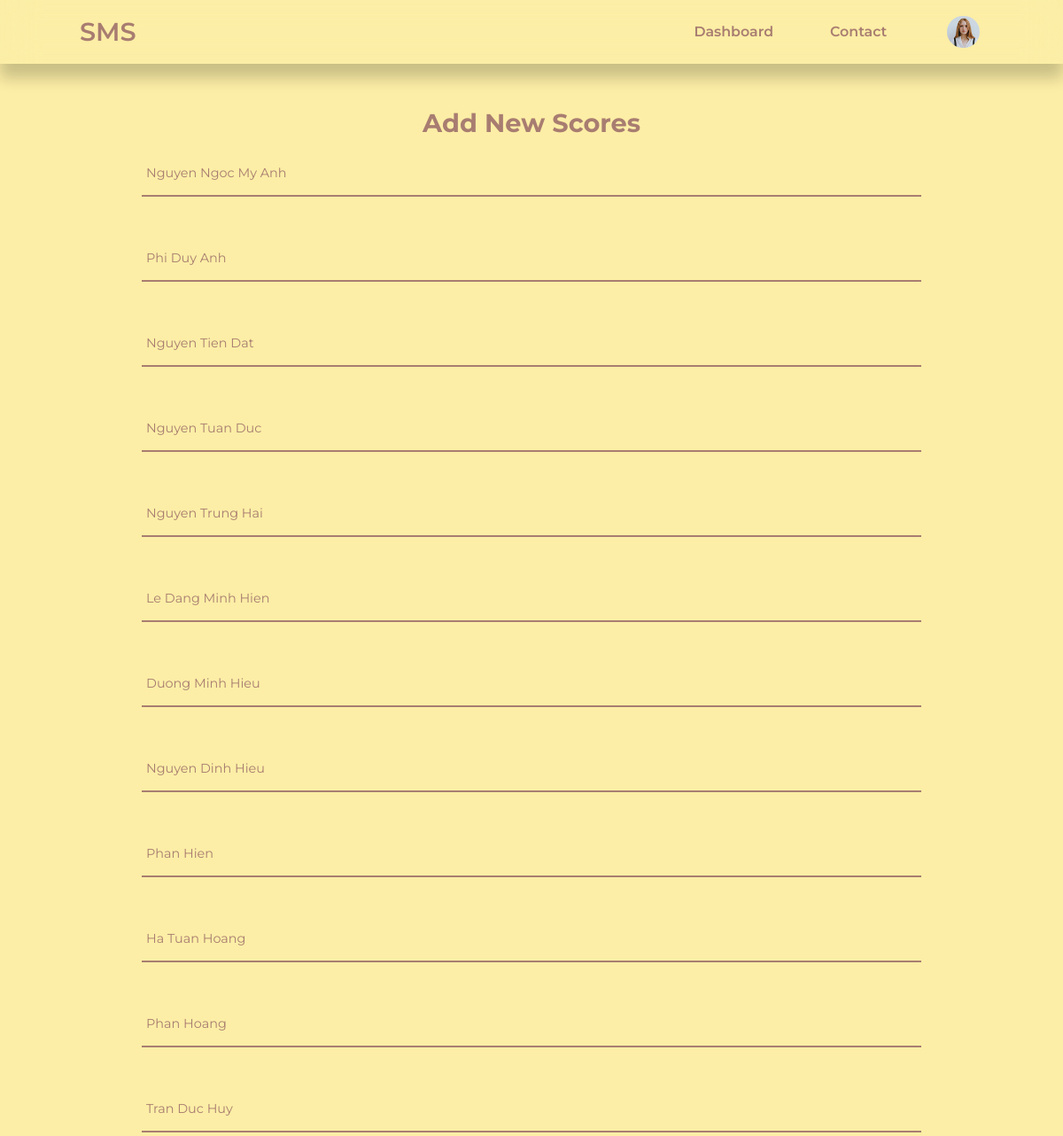
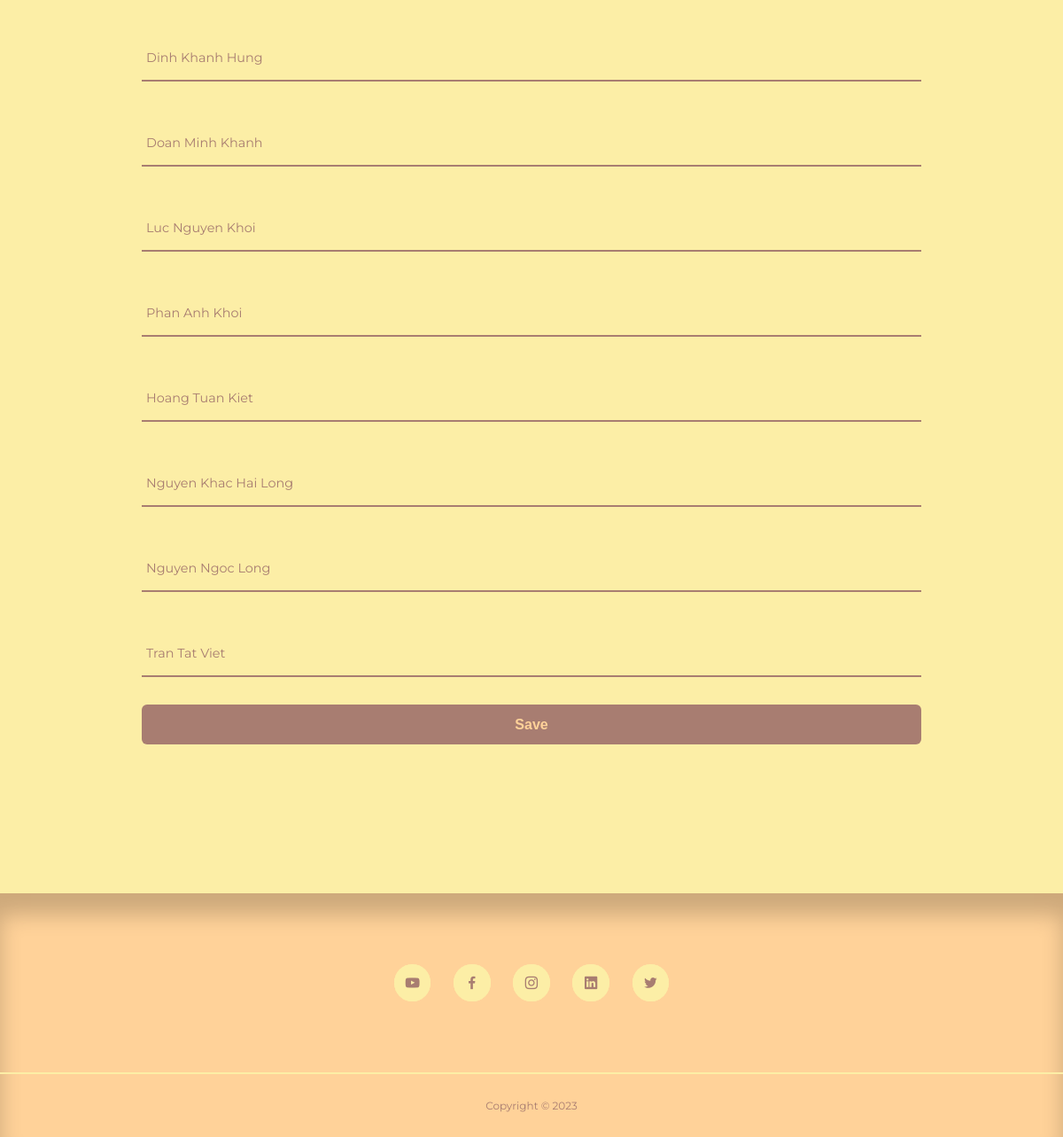
Screenshot of /admin/add-scores.php?code=210 (signed in) with the database file from the repository (2 pictures, top to bottom).
### tables this page shows
CREATE TABLE `sms_user` (
  `id` int(11) UNSIGNED NOT NULL,
  `firstname` varchar(50) NOT NULL,
  `lastname` varchar(50) NOT NULL,
  `username` varchar(50) NOT NULL,
  `email` varchar(100) NOT NULL,
  `password` varchar(255) NOT NULL,
  `avatar` varchar(255) NOT NULL,
  `is_admin` tinyint(1) NOT NULL
);

CREATE TABLE `sms_scores` (
  `ID` int(11) UNSIGNED NOT NULL,
  `name` varchar(50) NOT NULL,
  `admission_no` int(11) UNSIGNED NOT NULL,
  `class` varchar(50) NOT NULL,
  `subject_code` int(11) NOT NULL,
  `score` double NOT NULL
);

### admin/partials/header.php (called while the page is built, shortened)
<?php
require '../partials/header.php';

### admin/add-scores.php (the view, shortened to what this page needs)
<?php
include 'partials/header.php';
if (isset($_GET['code'])) {
$code = filter_var($_GET['code'], FILTER_SANITIZE_NUMBER_INT);
}
?>
        <div class="form-box">
            <h2>Add New Scores</h2>
            <form action="<?= ROOT_URL ?>admin/add-scores-logic.php" enctype="multipart/form-data" autocomplete="off" method="POST">
                <?php
                    $students_query = "SELECT sc.ID, sc.name FROM sms_scores sc
                    WHERE sc.subject_code = $code;
                    ";
                    $students = mysqli_query($connection, $students_query);
                ?>
                <?php while($student = mysqli_fetch_assoc($students)) : ?>
                  <div class="input-box">
                    <input type="text" required autocomplete="new-scores"
                    name="scores[<?php echo $student['ID']; ?>]" placeholder=" ">
                    <label><?= $student['name'] ?></label>
                  </div>
                <?php endwhile ?>
                <button type="submit" name="submit" class="btnSubmit">Save</button>
            </form>
        </div>
<?php
include '../partials/footer.php';
?>

### partials/header.php (shortened to what this page needs)
<?php
require 'config/database.php';
if(isset($_SESSION['user-id'])) {
    $id = filter_var($_SESSION['user-id'], FILTER_SANITIZE_NUMBER_INT);
    $query = "SELECT avatar FROM sms_user WHERE id = $id";
    $result = mysqli_query($connection, $query);
    $avatar = mysqli_fetch_assoc($result);
}
?>
<!DOCTYPE html>
<html lang=""en>
    <head>
        <link rel="stylesheet" href="<?= ROOT_URL ?>/css/style.css?v=<?php echo time(); ?>">
        <link rel="stylesheet" href="https://unicons.iconscout.com/release/v4.0.0/css/line.css">
    </head>
    <body>
        <nav>
            <div class="container nav__container">
                <a href="<?= ROOT_URL ?>/admin/students.php" class="nav__logo">SMS</a>
                <ul class="nav__items">
                    <li><a href="<?= ROOT_URL ?>admin/students.php">Dashboard</a></li>
                    <li><a href="<?= ROOT_URL ?>contact.php">Contact</a></li>
                    <?php if(isset($_SESSION['user-id'])): ?>
                    <li class="nav__profile">
                        <div class="avatar">
                           <img src="<?= ROOT_URL . 'images/' . $avatar['avatar'] ?>">
                        </div>
                    </li>
                    <?php else : ?>
                    <li><a href="<?= ROOT_URL ?>signin.php">Sign In</a></li>
                    <?php endif ?>
                </ul>
            </div>
        </nav>

### css/style.css (style rules this page uses)
:root { --color-primary: #FFCFCF; --color-primary-light: hsl(242, 91%, 69%, 18%); --color-primary-variant: #5854c7; --color-gray-900: #FFD299; --color-gray-800: #FFB5BF; --color-gray-700: #FCEEA6; --color-gray-300: #FFD299; --color-gray: #F7EDD5; --color-gray-200: rgba(242, 242, 254, 0.7); --color-btn: #FFCFCF; --color-white: #A87D71; --color-bg: #FCEEA6; --color-red: #da0f3f; --color-red-light: hsl(346, 87%, 46%, 15%); --color-green: #00c476; --color-green-light: hsl(156, 100%, 38%, 15%); --transition: all 300ms ease; --container-width-lg: 74%; --container-width-md: 88%; --form-width: 40%; --card-border-radius-1: 0.3rem; --card-border-radius-2: 0.5rem; --card-border-radius-3: 0.8rem; --card-border-radius-4: 2rem; --card-border-radius-5: 5rem; }
* { margin: 0; padding: 0; outline: 0; border: 0; appearance: 0; list-style: none; text-decoration: none; box-sizing: border-box; }
body { font-family: 'Montserrat', sans-serif; line-height: 1.6; color: var(--color-gray-200); overflow-x: hidden; background: var(--color-bg); font-size: 0.9rem; }
::placeholder { font-family: 'Montserrat', sans-serif; }
.container { width: var(--container-width-lg); max-width: 1800px; margin-inline: auto; }
h1, h2, h3, h4, h5 { color: var(--color-white); line-height: 1.3; }
h2 { font-size: 1.7rem; margin: 1rem 0 0; }
a { color: var(--color-white); transition: var(--transition); }
img { display: block; width: 100%; object-fit: cover; }
nav { background: var(--color-primary); width: 100vw; height: 4.5rem; top: 0; position: fixed; z-index: 10; box-shadow: 0 1rem 1rem rgba(0, 0, 0, 0.2); background: transparent; backdrop-filter: blur(20px); }
.nav__container { width: 85%; height: 100%; display: flex; align-items: center; justify-content: space-between; }
.avatar { width: 2.8rem; height: 2.8rem; border-radius: 50%; overflow: hidden; border: 0.3rem solid var(--color-bg); }
.nav__logo { font-weight: 600; font-size: 2em; }
.nav__items { display: flex; align-items: center; gap: 4rem; font-weight: 600; font-size: 1.1em; }
.nav__items li a { position: relative; font-weight: 600; text-decoration: none; }
.nav__items li a::after { content: ''; position: absolute; left: 0; bottom: -6px; width: 100%; height: 3px; background: var(--color-white); border-radius: 5px; transform: scaleX(0); transition: transform .5s ease; transform-origin: right; }
.nav__profile { position: relative; cursor: pointer; }
form { display: flex; flex-direction: column; gap: 1rem; }
input, textarea, select { padding: 0.8rem 1.4rem; background: var(--color-gray-900); border-radius: var(--card-border-radius-2); resize: none; color: var(--color-white); }
.form-box { width: 80%; padding: 40px; color: var(--color-white); margin: 0 auto; }
.form-box h2 { font-size: 2em; color: var(--color-white); text-align: center; margin-top: 80px; }
.input-box { position: relative; width: 100%; height: 50px; border-bottom: 2px solid var(--color-white); margin: 15px 0; }
.input-box label { position: absolute; top: 50%; left: 5px; transform: translateY(-50%); font-size: 1em; color: var(--color-white); pointer-events: none; transition: .5s ease; }
.input-box input:focus~ label, .input-box input:not(:placeholder-shown)~ label { top: -5px; }
.input-box input { width: 100%; height: 100%; background: transparent; border: none; outline: none; color: var(--color-white); font-weight: 600; padding: 0 35px 0 5px; cursor: pointer; }
.btnSubmit { width: 100%; height: 45px; background: var(--color-white); border: none; outline: none; border-radius: 6px; cursor: pointer; font-size: 1rem; color: var(--color-gray-900); font-weight: 600; font-style: bold; }

### rows the page displays
sms_user: avatar (picture)
sms_scores: name "Nguyen Ngoc My Anh"
sms_scores: name "Phi Duy Anh"
sms_scores: name "Nguyen Tien Dat"
sms_scores: name "Nguyen Tuan Duc"
sms_scores: name "Nguyen Trung Hai"
sms_scores: name "Le Dang Minh Hien"
sms_scores: name "Duong Minh Hieu"
sms_scores: name "Nguyen Dinh Hieu"
sms_scores: name "Phan Hien"
sms_scores: name "Ha Tuan Hoang"
sms_scores: name "Phan Hoang"
sms_scores: name "Tran Duc Huy"
sms_scores: name "Dinh Khanh Hung"
sms_scores: name "Doan Minh Khanh"
sms_scores: name "Luc Nguyen Khoi"
sms_scores: name "Phan Anh Khoi"
sms_scores: name "Hoang Tuan Kiet"
sms_scores: name "Nguyen Khac Hai Long"
sms_scores: name "Nguyen Ngoc Long"
sms_scores: name "Tran Tat Viet"
